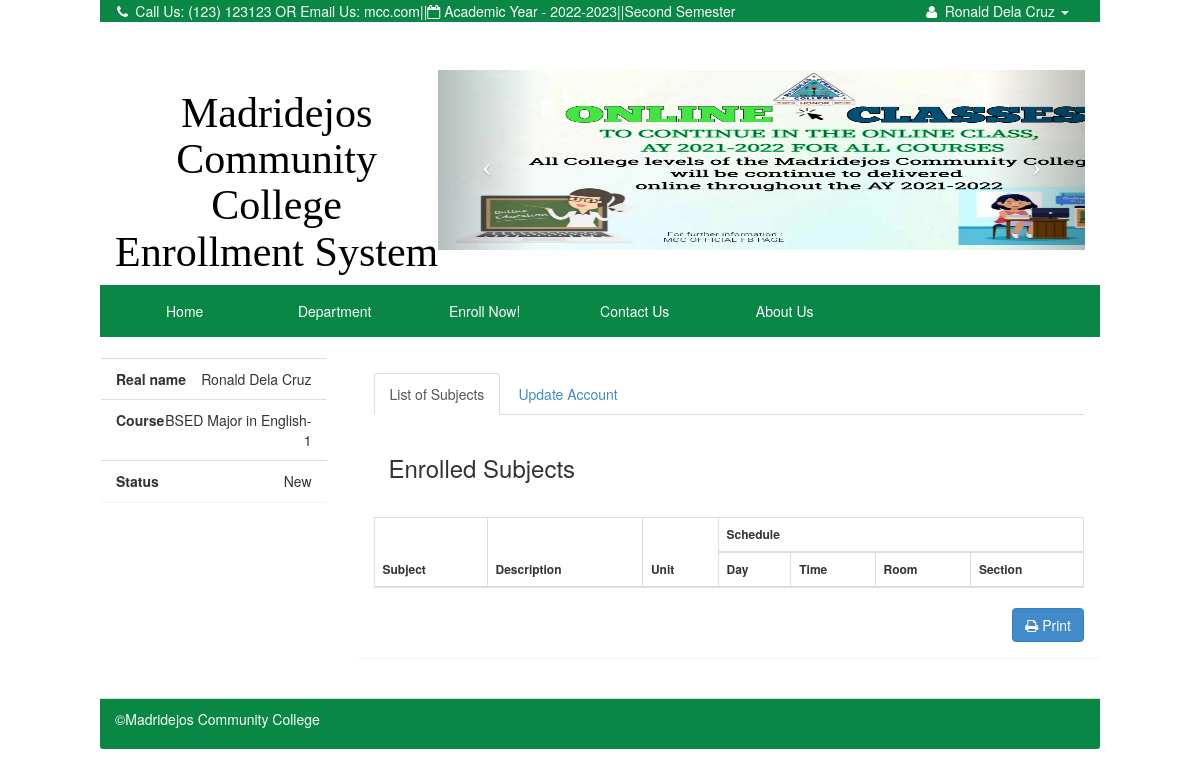
Page /index.php?q=profile (signed in) on the committed database.
### tables this page shows
CREATE TABLE `tblstudent` (
  `S_ID` int(11) NOT NULL,
  `IDNO` int(20) NOT NULL,
  `FNAME` varchar(40) NOT NULL,
  `LNAME` varchar(40) NOT NULL,
  `MNAME` varchar(40) NOT NULL,
  `SEX` varchar(10) NOT NULL DEFAULT 'Male',
  `BDAY` date NOT NULL,
  `BPLACE` text NOT NULL,
  `STATUS` varchar(30) NOT NULL,
  `AGE` int(30) NOT NULL,
  `NATIONALITY` varchar(40) NOT NULL,
  `RELIGION` varchar(255) NOT NULL,
  `CONTACT_NO` varchar(40) NOT NULL,
  `HOME_ADD` text NOT NULL,
  `ACC_USERNAME` varchar(255) NOT NULL,
  `ACC_PASSWORD` text NOT NULL,
  `student_status` text NOT NULL,
  `YEARLEVEL` int(11) NOT NULL,
  `STUDSECTION` int(11) NOT NULL,
  `COURSE_ID` int(11) NOT NULL,
  `STUDPHOTO` varchar(255) NOT NULL,
  `SEMESTER` varchar(30) NOT NULL,
  `SYEAR` varchar(30) NOT NULL,
  `NewEnrollees` tinyint(1) NOT NULL
);

CREATE TABLE `course` (
  `COURSE_ID` int(11) NOT NULL,
  `COURSE_NAME` varchar(30) NOT NULL,
  `COURSE_LEVEL` varchar(50) NOT NULL DEFAULT '1',
  `COURSE_MAJOR` varchar(30) NOT NULL DEFAULT 'None',
  `COURSE_DESC` varchar(255) NOT NULL,
  `DEPT_ID` int(11) NOT NULL,
  `SETSEMESTER` varchar(90) NOT NULL
);

### index.php (called while the page is built, shortened)
<?php
require_once ("include/initialize.php");
$view = (isset($_GET['q']) && $_GET['q'] != '') ? $_GET['q'] : '';
switch ($view) {
 	case 'profile' :
        $title="Profile";
		break;
}
require_once("theme/templates.php");
?>

### include/database.php (called while the page is built, shortened)
<?php
class Database {
	var $sql_string = '';
	public $conn;
	public function open_connection() {
		$this->conn = mysqli_connect(server,user,pass);
		if(!$this->conn){
			echo "Problem in database connection! Contact administrator!";
			exit();
		}else{
			$db_select = mysqli_select_db($this->conn,database_name);
		}
	}
	function setQuery($sql='') {
		$this->sql_string=$sql;
	}
	function executeQuery() {
		$result = mysqli_query($this->conn,$this->sql_string);
		return $result;
	}
	private function confirm_query($result) {
		return $result;
	}
	function loadSingleResult() {
		$cur = $this->executeQuery();
		while ($row = mysqli_fetch_object($cur)) {
		return $data = $row;
		}
	}
}
$mydb = new Database();
?>

### include/students.php (called while the page is built, shortened)
<?php
require_once(LIB_PATH.DS.'database.php');
class Student {
	protected static  $tblname = "tblstudent";
	function single_student($id=""){
			global $mydb;
			$mydb->setQuery("SELECT * FROM ".self::$tblname."
				Where IDNO= '{$id}' LIMIT 1");
			$cur = $mydb->loadSingleResult();
			return $cur;
	}
}
?>

### include/courses.php (called while the page is built, shortened)
<?php
require_once(LIB_PATH.DS.'database.php');
class Course {
	protected static  $tblname = "course";
	function single_course($id=""){
			global $mydb;
			$mydb->setQuery("SELECT * FROM ".self::$tblname."
				Where COURSE_ID= '{$id}' LIMIT 1");
			$cur = $mydb->loadSingleResult();
			return $cur;
	}
}
?>

### theme/templates.php (shortened to what this page needs)
<!DOCTYPE html>
<html lang="en">
<head>
 <link href="<?php echo web_root; ?>css/bootstrap.min.css" rel="stylesheet">
    <link href="<?php echo web_root; ?>font/css/font-awesome.min.css" rel="stylesheet" type="text/css">
    <link href="<?php echo web_root; ?>css/dataTables.bootstrap.css" rel="stylesheet">
<link href="<?php echo web_root; ?>css/bootstrap-datetimepicker.min.css" rel="stylesheet" media="screen">
 <link href="<?php echo web_root; ?>css/modern.css" rel="stylesheet">
 <link href="<?php echo web_root; ?>css/costum.css" rel="stylesheet">
  <link href="<?php echo web_root; ?>css/ekko-lightbox.css" rel="stylesheet">
</head>
<body style="Pbackground-color:#e0e4e5" >
<div class="navbar-fixed-top navbar-TOPsm  col-md-10    col-md-offset-1"    role="navigation">
  <div class="container">
      <div  class="collapse navbar-collapse  smMenu ">
        <ul class="navbar-nav p navbar-left tooltip-demo" style="margin-left:-8%;">
            <li class="dropdown dropdown-toggle ">
              <a  data-toggle="tooltip" data-placement="left" title="Contact Us"   href="<?php echo web_root.'index.php?q=contact';  ?>">
               <i class="fa fa-phone fa-fw"> </i>  Call Us: (123) 123123 OR Email Us: mcc.com
              </a>
            </li>
            <li><span>    ||    </span></li>
            <li>
             <a  data-toggle="tooltip" data-placement="bottom" title="Academic Year" ><i class="fa fa-calendar-o"></i> Academic Year - <?php echo $_SESSION['SY'] ; ?></a>
            </li>
             <li><span>    ||    </span></li>
           <li>
            <a  data-toggle="tooltip" data-placement="bottom" title="Semester" > <?php echo $_SESSION['SEMESTER'] . ' Semester';?></a>
           </li>
          </ul>
          <ul class="navbar-nav p navbar-right ">
            <?php if (isset($_SESSION['IDNO']) ){
              $student = New Student();
              $singlestudent = $student->single_student($_SESSION['IDNO']);
            ?>
            <li class="dropdown  dropdown-toggle">
               <a class="dropdown-toggle" data-toggle="dropdown" href="#">
                  <i class="fa fa-user fa-fw"></i>
                    <?php echo $singlestudent->FNAME. ' ' . $singlestudent->LNAME ; ?>
                  <i class="caret"> </i>
               </a>
            </li>
          <?php  } else{?>
          <li  class="tooltip-demo"><a data-toggle="tooltip" data-placement="left" title="Enrol Now" href="<?php echo web_root.'index.php?q=enrol'; ?>">Enroll Now!</a></li>
          <?php } ?>
        </ul>
      </div>
  </div>
</div>
  <div class="col-md-10 col-md-offset-1 " >
   <div class="col-md-4">
    <div class="row ">
     <p >
        <a  class="title-logo"  href="<?php echo web_root; ?>index.php" title="">
        <h1 align="center" >Madridejos Community College Enrollment System</h1>
        </a>
    </p>
     </div>
    </div>
    <div class="col-md-8">
     <div class="row ">
        <?php include 'banner.php'; ?>
     </div>
    </div>
   </div>
 <div class="navbar navbar-static-top navbar-magbanua col-md-10    col-md-offset-1 "    role="navigation">
      <div class="container ">
        <div class="collapse navbar-collapse bigMenu"  >
          <ul class="nav navbar-nav menu" style="margin-left:-4%;"    >
            <li class="dropdown dropdown-toggle <?php echo (isset($_GET['q']) && $_GET['q']=='') ? "active" : false;?> ">
              <a href="<?php echo web_root.'index.php'; ?>">Home</a>
            </li>
            <li class="dropdown-toggle <?php echo (isset($_GET['q']) && $_GET['q']=='department') ? "active" : false;?>" >
              <a href="<?php echo web_root.'index.php?q=department'; ?>">Department</a>
            </li>
            <li class="dropdown-toggle <?php echo (isset($_GET['q']) && ($_GET['q']=='enrol' || $_GET['q']=='subject')) ? "active" : false;?>" >
              <a href="<?php echo web_root.'index.php?q=enrol'; ?>">Enroll Now!</a>
            </li>
             <li class="dropdown-toggle <?php echo (isset($_GET['q']) && $_GET['q']=='contact') ? "active" : false;?>">
              <a href="<?php echo web_root.'index.php?q=contact';  ?>">Contact Us</a>
            </li>
           <li class="dropdown-toggle <?php echo (isset($_GET['q']) && $_GET['q']=='about') ? "active" : false;?> ">
             <a href="<?php echo web_root.'index.php?q=about';  ?>">
               About Us
             </a>
          </li>
          </ul>
        </div>
    </div>
  </div>
<div class="col-md-10 col-md-push-1 ">
        <div class="row">
          <div id="page-wrapper">
               <?php
          if($title=='Profile'){
                echo ' <div class="row">';
                require_once $content;
                echo ' </div><br/>';
        }
?>
       </div>
            <footer class="panel-footer" style="background-color:#098744;color:#fff;" >
              <p align="left" >&copy;Madridejos Community College</p>
           </footer>
      </div>
  </div>
</body>
</html>

### student/profile.php (shortened to what this page needs)
<?php
    $student = New Student();
    $res = $student->single_student($_SESSION['IDNO']);
    $course = New Course();
    $resCourse = $course->single_course($res->COURSE_ID);
	?>
  		<div class="col-sm-3">
          <div class="panel">
          <ul class="list-group  ">
               <li class="list-group-item text-right"><span class="pull-left"><strong>Real name</strong></span> <?php echo $res->FNAME .' '.$res->LNAME; ?> </li>
              <li class="list-group-item text-right"><span class="pull-left"><strong>Course</strong></span> <?php echo $resCourse->COURSE_NAME .'-'.$resCourse->COURSE_LEVEL; ?> </li>
               <li class="list-group-item text-right"><span class="pull-left"><strong>Status</strong></span> <?php echo $res->student_status; ?> </li>
          </ul>
        </div>
    </div>
<div class="col-sm-9">
<div class="panel">
  <div class="panel-body">
  <ul class="nav nav-tabs" id="myTab">
    <li class="active"><a href="#home" data-toggle="tab">List of Subjects</a></li>
    <li><a href="#settings" data-toggle="tab">Update Account</a></li>
  </ul>
  <div class="tab-content">
    <div class="tab-pane active" id="home">
    <br/>
    <div class="col-md-12">
     <h3>Enrolled Subjects</h3>
    </div>
      <div class="table-responsive" style="margin-top:5%;">
             <form action="customer/controller.php?action=delete" Method="POST">
            				<table  class="table table-striped table-bordered table-hover "  style="font-size:12px" cellspacing="0"  >
            				  <thead>
            				  	<tr>
                          <th rowspan="2">Subject</th>
                          <th rowspan="2">Description</th>
                          <th rowspan="2">Unit</th>
                          <th colspan="4">Schedule</th>
            				  	</tr>
                        <tr>
                          <th>Day</th>
                          <th>Time</th>
                          <th>Room</th>
                          <th>Section</th>
                        </tr>
            				  </thead>
            				</table>
            		 </form>
                  <form action="student/printschedule.php" method="POST" target="_blank">
                    <div class="row no-print">
                      <div class="col-xs-12">
                       <span class="pull-right"> <button type="submit" name="submit" class="btn btn-primary"  ><i class="fa fa-print"></i> Print</button></span>
                    </div>
                    </div>
                  </form>
              </div>
             </div>
  </div>
 </div>
</div>
</div>

### css/costum.css (style rules this page uses)
body { padding-top: 70px; }
footer { padding-left: 15px; padding-right: 15px; }
.navbar-magbanua { background-color: #098744; border: 1px solid #098744; }
.navbar-magbanua .navbar-nav > li > a { color: #ffffff; }
.navbar-magbanua .navbar-collapse, .navbar-magbanua .navbar-form { border-color: transparent; }
.navbar-TOPsm { background-color: #098744; border: 1px solid #098744; color: white; list-style: none; }
.navbar-TOPsm .navbar-nav > li > a { color: #ffffff; text-decoration: none; list-style: none; }
.navbar-TOPsm .navbar-collapse, .navbar-TOPsm .navbar-form { border-color: transparent; }
.navbar-TOPsm .navbar-nav > .dropdown > a .caret { border-top-color: #ffffff; border-bottom-color: #ffffff; }

### theme/templates.php (style rules this page uses)
.p { color: white; margin-bottom: 0; margin-top: 0; list-style: none; }
.title-logo { color:black; text-decoration:none; font-size: 42px; font-family: "broadway"; padding: 0; margin: 0; top: 0; }
.menu li { left: 0px; width: 150px; padding: 0 3px 0 3px; text-align: center; }

### rows in the picture
tblstudent: FNAME "Ronald", LNAME "Dela Cruz", student_status "New"
course: COURSE_NAME "BSED Major in English", COURSE_LEVEL "1"

### other values in the picture
$_SESSION['SY'] "2022-2023"
$_SESSION['SEMESTER'] "Second"
